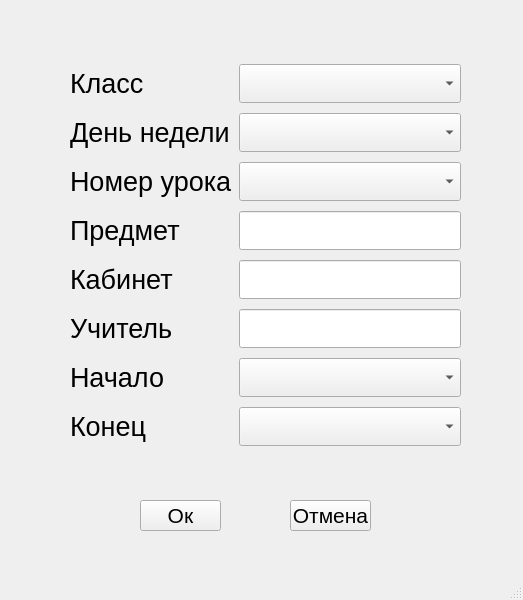
<?xml version="1.0" encoding="UTF-8"?>
<ui version="4.0">
 <class>MainWindow</class>
 <widget class="QMainWindow" name="MainWindow">
  <property name="geometry">
   <rect>
    <x>0</x>
    <y>0</y>
    <width>523</width>
    <height>600</height>
   </rect>
  </property>
  <property name="windowTitle">
   <string>MainWindow</string>
  </property>
  <widget class="QWidget" name="centralwidget">
   <widget class="QPushButton" name="ok_btn">
    <property name="geometry">
     <rect>
      <x>140</x>
      <y>500</y>
      <width>81</width>
      <height>31</height>
     </rect>
    </property>
    <property name="font">
     <font>
      <pointsize>16</pointsize>
     </font>
    </property>
    <property name="text">
     <string>Ок</string>
    </property>
   </widget>
   <widget class="QPushButton" name="cancel_btn">
    <property name="geometry">
     <rect>
      <x>290</x>
      <y>500</y>
      <width>81</width>
      <height>31</height>
     </rect>
    </property>
    <property name="font">
     <font>
      <pointsize>16</pointsize>
     </font>
    </property>
    <property name="text">
     <string>Отмена</string>
    </property>
   </widget>
   <widget class="QWidget" name="">
    <property name="geometry">
     <rect>
      <x>70</x>
      <y>60</y>
      <width>391</width>
      <height>395</height>
     </rect>
    </property>
    <property name="font">
     <font>
      <pointsize>20</pointsize>
     </font>
    </property>
    <layout class="QGridLayout" name="gridLayout">
     <item row="5" column="0">
      <widget class="QLabel" name="label_8">
       <property name="font">
        <font>
         <pointsize>20</pointsize>
        </font>
       </property>
       <property name="text">
        <string>Учитель</string>
       </property>
      </widget>
     </item>
     <item row="7" column="1">
      <widget class="QComboBox" name="combo_end">
       <property name="font">
        <font>
         <pointsize>20</pointsize>
        </font>
       </property>
      </widget>
     </item>
     <item row="1" column="1">
      <widget class="QComboBox" name="combo_week">
       <property name="font">
        <font>
         <pointsize>20</pointsize>
        </font>
       </property>
      </widget>
     </item>
     <item row="3" column="1">
      <widget class="QLineEdit" name="line_item">
       <property name="font">
        <font>
         <pointsize>20</pointsize>
        </font>
       </property>
      </widget>
     </item>
     <item row="1" column="0">
      <widget class="QLabel" name="label_3">
       <property name="font">
        <font>
         <pointsize>20</pointsize>
        </font>
       </property>
       <property name="text">
        <string>День недели</string>
       </property>
      </widget>
     </item>
     <item row="3" column="0">
      <widget class="QLabel" name="label_7">
       <property name="font">
        <font>
         <pointsize>20</pointsize>
        </font>
       </property>
       <property name="text">
        <string>Предмет</string>
       </property>
      </widget>
     </item>
     <item row="4" column="1">
      <widget class="QLineEdit" name="line_cabinet">
       <property name="font">
        <font>
         <pointsize>20</pointsize>
        </font>
       </property>
      </widget>
     </item>
     <item row="5" column="1">
      <widget class="QLineEdit" name="line_teacher">
       <property name="font">
        <font>
         <pointsize>20</pointsize>
        </font>
       </property>
      </widget>
     </item>
     <item row="4" column="0">
      <widget class="QLabel" name="label_6">
       <property name="font">
        <font>
         <pointsize>20</pointsize>
        </font>
       </property>
       <property name="text">
        <string>Кабинет</string>
       </property>
      </widget>
     </item>
     <item row="6" column="0">
      <widget class="QLabel" name="label_9">
       <property name="font">
        <font>
         <pointsize>20</pointsize>
        </font>
       </property>
       <property name="text">
        <string>Начало</string>
       </property>
      </widget>
     </item>
     <item row="6" column="1">
      <widget class="QComboBox" name="combo_start">
       <property name="font">
        <font>
         <pointsize>20</pointsize>
        </font>
       </property>
      </widget>
     </item>
     <item row="2" column="0">
      <widget class="QLabel" name="label_5">
       <property name="font">
        <font>
         <pointsize>20</pointsize>
        </font>
       </property>
       <property name="text">
        <string>Номер урока</string>
       </property>
      </widget>
     </item>
     <item row="7" column="0">
      <widget class="QLabel" name="label_10">
       <property name="font">
        <font>
         <pointsize>20</pointsize>
        </font>
       </property>
       <property name="text">
        <string>Конец</string>
       </property>
      </widget>
     </item>
     <item row="2" column="1">
      <widget class="QComboBox" name="combo_num_lesson">
       <property name="font">
        <font>
         <pointsize>20</pointsize>
        </font>
       </property>
      </widget>
     </item>
     <item row="0" column="1">
      <widget class="QComboBox" name="combo_klass">
       <property name="font">
        <font>
         <pointsize>20</pointsize>
        </font>
       </property>
      </widget>
     </item>
     <item row="0" column="0">
      <widget class="QLabel" name="label">
       <property name="font">
        <font>
         <pointsize>20</pointsize>
        </font>
       </property>
       <property name="text">
        <string>Класс</string>
       </property>
      </widget>
     </item>
    </layout>
   </widget>
  </widget>
  <widget class="QMenuBar" name="menubar">
   <property name="geometry">
    <rect>
     <x>0</x>
     <y>0</y>
     <width>523</width>
     <height>21</height>
    </rect>
   </property>
  </widget>
  <widget class="QStatusBar" name="statusbar"/>
 </widget>
 <resources/>
 <connections/>
</ui>
